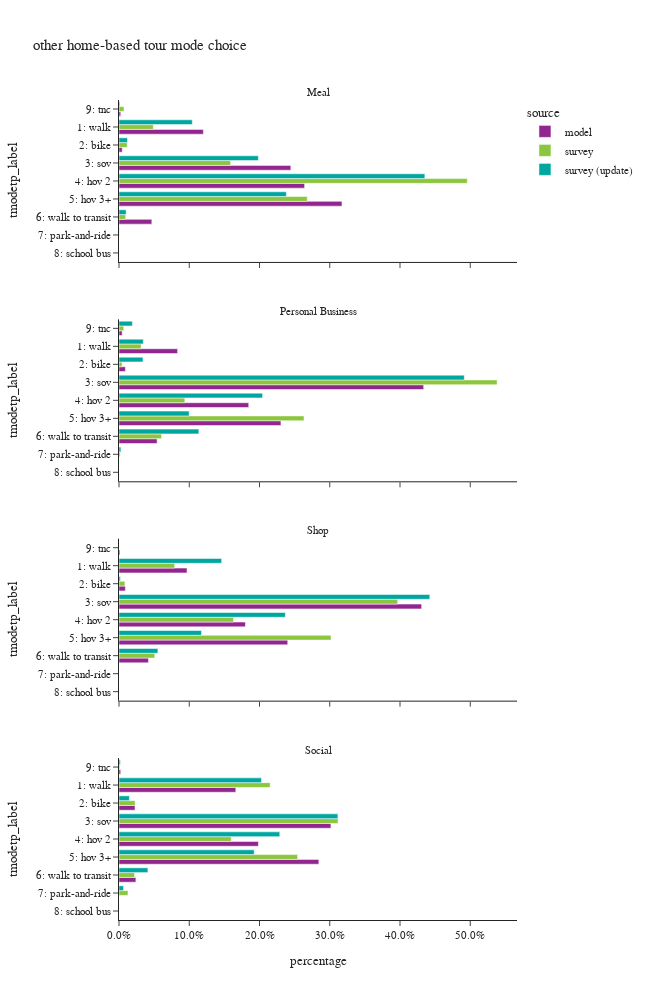

The code cell stored with this chart in its notebook:
### Code cell
df_plot = hb_tour.groupby(['source','pdpurp_label','tmodetp_label'])['toexpfac'].sum().reset_index()
df_plot['percentage'] = df_plot.groupby(['source','pdpurp_label'], group_keys=False)['toexpfac']. \
    apply(lambda x: x / float(x.sum()))

df_plot_ct = hb_tour.groupby(['source','pdpurp_label','tmodetp_label'])['toexpfac'].count().reset_index(). \
    rename(columns={'toexpfac':'sample count'})
df_plot = df_plot.merge(df_plot_ct, on=['source','pdpurp_label','tmodetp_label'])

fig = px.bar(df_plot.sort_values(['source','tmodetp_label']),
             x="percentage", y="tmodetp_label", color="source",barmode="group",
             facet_col='pdpurp_label', facet_col_wrap=1, orientation='h',
             hover_data=['sample count'],
             category_orders={"tmodetp_label":["1: walk","2: bike","3: sov","4: hov 2","5: hov 3+","6: walk to transit",
                                               "7: park-and-ride","8: school bus","9: other–survey only"]},
             title="other home-based tour mode choice")
fig.update_layout(height=1000, width=650)
fig.for_each_annotation(lambda a: a.update(text = a.text.split("=")[-1]))
fig.for_each_xaxis(lambda a: a.update(tickformat = ".1%"))
fig.show()

### Figure 1 — Plotly figure (JSON) as saved in the notebook; plotly's stock layout.template omitted (floating-point values rounded to 4 significant figures)
{"data": [{"alignmentgroup": "True", "customdata": [[47351], [1810], [96446], [104166], [125139], [18415], [965]], "hovertemplate": "source=model<br>pdpurp_label=Meal<br>percentage=%{x}<br>tmodetp_label=%{y}<br>sample count=%{customdata[0]}<extra></extra>", "legendgroup": "model", "marker": {"color": "#91268F", "pattern": {"shape": ""}}, "name": "model", "offsetgroup": "model", "orientation": "h", "showlegend": true, "textposition": "auto", "type": "bar", "x": [0.1201, 0.004591, 0.2446, 0.2642, 0.3174, 0.0467, 0.002447], "xaxis": "x4", "y": ["1: walk", "2: bike", "3: sov", "4: hov 2", "5: hov 3+", "6: walk to transit", "9: tnc"], "yaxis": "y4"}, {"alignmentgroup": "True", "customdata": [[26932], [2934], [140123], [59662], [74466], [17523], [1445]], "hovertemplate": "source=model<br>pdpurp_label=Personal Business<br>percentage=%{x}<br>tmodetp_label=%{y}<br>sample count=%{customdata[0]}<extra></extra>", "legendgroup": "model", "marker": {"color": "#91268F", "pattern": {"shape": ""}}, "name": "model", "offsetgroup": "model", "orientation": "h", "showlegend": false, "textposition": "auto", "type": "bar", "x": [0.08336, 0.009081, 0.4337, 0.1847, 0.2305, 0.05424, 0.004473], "xaxis": "x3", "y": ["1: walk", "2: bike", "3: sov", "4: hov 2", "5: hov 3+", "6: walk to transit", "9: tnc"], "yaxis": "y3"}, {"alignmentgroup": "True", "customdata": [[56980], [5301], [253601], [105898], [141391], [24660], [839]], "hovertemplate": "source=model<br>pdpurp_label=Shop<br>percentage=%{x}<br>tmodetp_label=%{y}<br>sample count=%{customdata[0]}<extra></extra>", "legendgroup": "model", "marker": {"color": "#91268F", "pattern": {"shape": ""}}, "name": "model", "offsetgroup": "model", "orientation": "h", "showlegend": false, "textposition": "auto", "type": "bar", "x": [0.09679, 0.009005, 0.4308, 0.1799, 0.2402, 0.04189, 0.001425], "xaxis": "x2", "y": ["1: walk", "2: bike", "3: sov", "4: hov 2", "5: hov 3+", "6: walk to transit", "9: tnc"], "yaxis": "y2"}, {"alignmentgroup": "True", "customdata": [[241108], [33066], [437436], [287752], [412542], [34839], [3452]], "hovertemplate": "source=model<br>pdpurp_label=Social<br>percentage=%{x}<br>tmodetp_label=%{y}<br>sample count=%{customdata[0]}<extra></extra>", "legendgroup": "model", "marker": {"color": "#91268F", "pattern": {"shape": ""}}, "name": "model", "offsetgroup": "model", "orientation": "h", "showlegend": false, "textposition": "auto", "type": "bar", "x": [0.1663, 0.0228, 0.3016, 0.1984, 0.2845, 0.02402, 0.00238], "xaxis": "x", "y": ["1: walk", "2: bike", "3: sov", "4: hov 2", "5: hov 3+", "6: walk to transit", "9: tnc"], "yaxis": "y"}, {"alignmentgroup": "True", "customdata": [[200], [25], [201], [204], [87], [43], [3], [3]], "hovertemplate": "source=survey<br>pdpurp_label=Meal<br>percentage=%{x}<br>tmodetp_label=%{y}<br>sample count=%{customdata[0]}<extra></extra>", "legendgroup": "survey", "marker": {"color": "#8CC63E", "pattern": {"shape": ""}}, "name": "survey", "offsetgroup": "survey", "orientation": "h", "showlegend": true, "textposition": "auto", "type": "bar", "x": [0.04882, 0.01173, 0.1589, 0.4958, 0.268, 0.009482, 0.0002709, 0.00707], "xaxis": "x4", "y": ["1: walk", "2: bike", "3: sov", "4: hov 2", "5: hov 3+", "6: walk to transit", "7: park-and-ride", "9: tnc"], "yaxis": "y4"}, {"alignmentgroup": "True", "customdata": [[74], [10], [355], [161], [52], [78], [5], [9]], "hovertemplate": "source=survey<br>pdpurp_label=Personal Business<br>percentage=%{x}<br>tmodetp_label=%{y}<br>sample count=%{customdata[0]}<extra></extra>", "legendgroup": "survey", "marker": {"color": "#8CC63E", "pattern": {"shape": ""}}, "name": "survey", "offsetgroup": "survey", "orientation": "h", "showlegend": false, "textposition": "auto", "type": "bar", "x": [0.03148, 0.004293, 0.5382, 0.09371, 0.2633, 0.06055, 0.0017, 0.006736], "xaxis": "x3", "y": ["1: walk", "2: bike", "3: sov", "4: hov 2", "5: hov 3+", "6: walk to transit", "7: park-and-ride", "9: tnc"], "yaxis": "y3"}, {"alignmentgroup": "True", "customdata": [[289], [27], [573], [302], [118], [74], [2]], "hovertemplate": "source=survey<br>pdpurp_label=Shop<br>percentage=%{x}<br>tmodetp_label=%{y}<br>sample count=%{customdata[0]}<extra></extra>", "legendgroup": "survey", "marker": {"color": "#8CC63E", "pattern": {"shape": ""}}, "name": "survey", "offsetgroup": "survey", "orientation": "h", "showlegend": false, "textposition": "auto", "type": "bar", "x": [0.07919, 0.008409, 0.3967, 0.1631, 0.3017, 0.05086, 5.015e-05], "xaxis": "x2", "y": ["1: walk", "2: bike", "3: sov", "4: hov 2", "5: hov 3+", "6: walk to transit", "8: school bus"], "yaxis": "y2"}, {"alignmentgroup": "True", "customdata": [[1048], [109], [827], [501], [344], [112], [15], [13]], "hovertemplate": "source=survey<br>pdpurp_label=Social<br>percentage=%{x}<br>tmodetp_label=%{y}<br>sample count=%{customdata[0]}<extra></extra>", "legendgroup": "survey", "marker": {"color": "#8CC63E", "pattern": {"shape": ""}}, "name": "survey", "offsetgroup": "survey", "orientation": "h", "showlegend": false, "textposition": "auto", "type": "bar", "x": [0.2152, 0.02296, 0.3118, 0.1597, 0.2542, 0.02218, 0.01278, 0.001186], "xaxis": "x", "y": ["1: walk", "2: bike", "3: sov", "4: hov 2", "5: hov 3+", "6: walk to transit", "7: park-and-ride", "9: tnc"], "yaxis": "y"}, {"alignmentgroup": "True", "customdata": [[210], [25], [205], [211], [97], [42], [3], [5]], "hovertemplate": "source=survey (update)<br>pdpurp_label=Meal<br>percentage=%{x}<br>tmodetp_label=%{y}<br>sample count=%{customdata[0]}<extra></extra>", "legendgroup": "survey (update)", "marker": {"color": "#00A7A0", "pattern": {"shape": ""}}, "name": "survey (update)", "offsetgroup": "survey (update)", "orientation": "h", "showlegend": true, "textposition": "auto", "type": "bar", "x": [0.1043, 0.01204, 0.1984, 0.4353, 0.2382, 0.01018, 0.0002443, 0.001234], "xaxis": "x4", "y": ["1: walk", "2: bike", "3: sov", "4: hov 2", "5: hov 3+", "6: walk to transit", "7: park-and-ride", "9: tnc"], "yaxis": "y4"}, {"alignmentgroup": "True", "customdata": [[90], [9], [391], [188], [63], [80], [4], [17]], "hovertemplate": "source=survey (update)<br>pdpurp_label=Personal Business<br>percentage=%{x}<br>tmodetp_label=%{y}<br>sample count=%{customdata[0]}<extra></extra>", "legendgroup": "survey (update)", "marker": {"color": "#00A7A0", "pattern": {"shape": ""}}, "name": "survey (update)", "offsetgroup": "survey (update)", "orientation": "h", "showlegend": false, "textposition": "auto", "type": "bar", "x": [0.03462, 0.03413, 0.4915, 0.2044, 0.09984, 0.1137, 0.002717, 0.01911], "xaxis": "x3", "y": ["1: walk", "2: bike", "3: sov", "4: hov 2", "5: hov 3+", "6: walk to transit", "7: park-and-ride", "9: tnc"], "yaxis": "y3"}, {"alignmentgroup": "True", "customdata": [[310], [17], [627], [316], [130], [76]], "hovertemplate": "source=survey (update)<br>pdpurp_label=Shop<br>percentage=%{x}<br>tmodetp_label=%{y}<br>sample count=%{customdata[0]}<extra></extra>", "legendgroup": "survey (update)", "marker": {"color": "#00A7A0", "pattern": {"shape": ""}}, "name": "survey (update)", "offsetgroup": "survey (update)", "orientation": "h", "showlegend": false, "textposition": "auto", "type": "bar", "x": [0.1461, 0.001955, 0.4424, 0.2368, 0.1174, 0.05535], "xaxis": "x2", "y": ["1: walk", "2: bike", "3: sov", "4: hov 2", "5: hov 3+", "6: walk to transit"], "yaxis": "y2"}, {"alignmentgroup": "True", "customdata": [[1107], [105], [865], [529], [368], [132], [15], [12]], "hovertemplate": "source=survey (update)<br>pdpurp_label=Social<br>percentage=%{x}<br>tmodetp_label=%{y}<br>sample count=%{customdata[0]}<extra></extra>", "legendgroup": "survey (update)", "marker": {"color": "#00A7A0", "pattern": {"shape": ""}}, "name": "survey (update)", "offsetgroup": "survey (update)", "orientation": "h", "showlegend": false, "textposition": "auto", "type": "bar", "x": [0.2028, 0.01478, 0.3116, 0.2289, 0.1924, 0.04112, 0.00648, 0.00191], "xaxis": "x", "y": ["1: walk", "2: bike", "3: sov", "4: hov 2", "5: hov 3+", "6: walk to transit", "7: park-and-ride", "9: tnc"], "yaxis": "y"}], "layout": {"annotations": [{"font": {}, "showarrow": false, "text": "Social", "x": 0.5, "xanchor": "center", "xref": "paper", "y": 0.1975, "yanchor": "bottom", "yref": "paper"}, {"font": {}, "showarrow": false, "text": "Shop", "x": 0.5, "xanchor": "center", "xref": "paper", "y": 0.465, "yanchor": "bottom", "yref": "paper"}, {"font": {}, "showarrow": false, "text": "Personal Business", "x": 0.5, "xanchor": "center", "xref": "paper", "y": 0.7325, "yanchor": "bottom", "yref": "paper"}, {"font": {}, "showarrow": false, "text": "Meal", "x": 0.5, "xanchor": "center", "xref": "paper", "y": 1.0, "yanchor": "bottom", "yref": "paper"}], "barmode": "group", "height": 1000, "legend": {"title": {"text": "source"}, "tracegroupgap": 0}, "title": {"text": "other home-based tour mode choice"}, "width": 650, "xaxis": {"anchor": "y", "domain": [0.0, 1.0], "tickformat": ".1%", "title": {"text": "percentage"}}, "xaxis2": {"anchor": "y2", "domain": [0.0, 1.0], "matches": "x", "showticklabels": false, "tickformat": ".1%"}, "xaxis3": {"anchor": "y3", "domain": [0.0, 1.0], "matches": "x", "showticklabels": false, "tickformat": ".1%"}, "xaxis4": {"anchor": "y4", "domain": [0.0, 1.0], "matches": "x", "showticklabels": false, "tickformat": ".1%"}, "yaxis": {"anchor": "x", "categoryarray": ["9: other–survey only", "8: school bus", "7: park-and-ride", "6: walk to transit", "5: hov 3+", "4: hov 2", "3: sov", "2: bike", "1: walk"], "categoryorder": "array", "domain": [0.0, 0.1975], "title": {"text": "tmodetp_label"}}, "yaxis2": {"anchor": "x2", "categoryarray": ["9: other–survey only", "8: school bus", "7: park-and-ride", "6: walk to transit", "5: hov 3+", "4: hov 2", "3: sov", "2: bike", "1: walk"], "categoryorder": "array", "domain": [0.2675, 0.465], "matches": "y", "title": {"text": "tmodetp_label"}}, "yaxis3": {"anchor": "x3", "categoryarray": ["9: other–survey only", "8: school bus", "7: park-and-ride", "6: walk to transit", "5: hov 3+", "4: hov 2", "3: sov", "2: bike", "1: walk"], "categoryorder": "array", "domain": [0.535, 0.7325], "matches": "y", "title": {"text": "tmodetp_label"}}, "yaxis4": {"anchor": "x4", "categoryarray": ["9: other–survey only", "8: school bus", "7: park-and-ride", "6: walk to transit", "5: hov 3+", "4: hov 2", "3: sov", "2: bike", "1: walk"], "categoryorder": "array", "domain": [0.8025, 1.0], "matches": "y", "title": {"text": "tmodetp_label"}}}}
